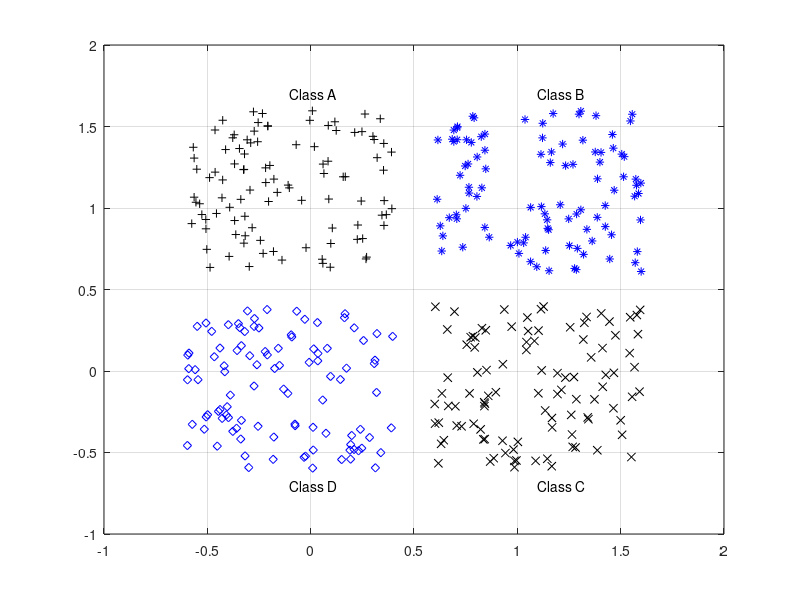

Source code (MATLAB): (Note: this script raises an error after producing the figure.)
%%%%%%%%%%%%%%%%%%%%%%%%%%%%%%%%%%%%%%%%%%%%%%%%%%%%%%%%%%%%%%%%% 
% THIS IS AN EXPERIMENT TO CREATE AND TRAIN A MULTILAYER 
% PERCEPTRON NETWORK TO ADDRESS 4-CLASS CLASSIFICATION PROBLEM.
% BORROWED FROM : (source) 
%%%%%%%%%%%%%%%%%%%%%%%%%%%%%%%%%%%%%%%%%%%%%%%%%%%%%%%%%%%%%%%%%

close all; 
clear all; 
clc;

%%%%% DEFINE 4 CLUSTERS OF INPUT DATA %%%%%%%
close all, clear all, clc, format compact
% number of samples of each class
K = 100;
% define 4 clusters of input data
q = .6; % offset of classes
A = [rand(1,K)-q; rand(1,K)+q];
B = [rand(1,K)+q; rand(1,K)+q];
C = [rand(1,K)+q; rand(1,K)-q];
D = [rand(1,K)-q; rand(1,K)-q];
% plot clusters
figure(1)
plot(A(1,:),A(2,:),'k+')
hold on
grid on
plot(B(1,:),B(2,:),'b*')
plot(C(1,:),C(2,:),'kx')
plot(D(1,:),D(2,:),'bd')
% text labels for clusters
text(.5-q,.5+2*q,'Class A')
text(.5+q,.5+2*q,'Class B')
text(.5+q,.5-2*q,'Class C')
text(.5-q,.5-2*q,'Class D')

%%%%% DEFINE OUTPUT CODING FOR ALL THE CLASSES %%%%%%%
% coding (+1/-1) of 4 separate classes
a = [-1 -1 -1 +1]';
b = [-1 -1 +1 -1]';
d = [-1 +1 -1 -1]';
c = [+1 -1 -1 -1]';

%%%%% PREPARE INPUT/OUTPUT FOR NETWORK TRAINING %%%%%%%
% define inputs (combine samples from all four classes)
P = [A B C D];
% define targets
T = [repmat(a,1,length(A)) repmat(b,1,length(B)) ...
repmat(c,1,length(C)) repmat(d,1,length(D)) ];

%%%%% CREATE AND TRAIN A MULTILAYER PERCEPTRON NETWORK %%%%%%%
% create a neural network
net = feedforwardnet([4 3]);
% train net
net.divideParam.trainRatio = 1; % training set [%]
net.divideParam.valRatio = 0; % validation set [%]
net.divideParam.testRatio = 0; % test set [%]
% train a neural network
[net,tr,Y,E] = train(net,P,T);
% show network
view(net);

%%%%%%%%% EVALUATE NETWORK PERFORMANCE AND PLOT RESULTS %%%%%%
% evaluate performance: decoding network response
[m,i] = max(T); % target class
[m,j] = max(Y); % predicted class
N = length(Y); % number of all samples
k = 0; % number of missclassified samples
if find(i-j), % if there exist missclassified samples
k = length(find(i-j)); % get a number of missclassified samples
end
fprintf('Correct classified samples: %.1f%% samples\n', 100*(N-k)/N)
% plot network output
figure;
subplot(211);
plot(T');
title('Targets');
ylim([-2 2]);
grid on;
subplot(212);
plot(Y');
title('Network response');
xlabel('# sample');
ylim([-2 2]);
grid on;

%%%%%%%%% CLASSIFICATION RESULTS FOR COMPLETE INPUT SPACE %%%%%%
% generate a grid
span = -1:.01:2;
[P1,P2] = meshgrid(span,span);
pp = [P1(:) P2(:)]';
% simualte neural network on a grid
aa = net(pp);
% plot classification regions based on MAX activation
figure(1)
m = mesh(P1,P2,reshape(aa(1,:),length(span),length(span))-5);
set(m,'facecolor',[1 0.2 .7],'linestyle','none');
hold on;
m = mesh(P1,P2,reshape(aa(2,:),length(span),length(span))-5);
set(m,'facecolor',[1 1.0 0.5],'linestyle','none');
m = mesh(P1,P2,reshape(aa(3,:),length(span),length(span))-5);
set(m,'facecolor',[.4 1.0 0.9],'linestyle','none');
m = mesh(P1,P2,reshape(aa(4,:),length(span),length(span))-5);
set(m,'facecolor',[.3 .4 0.5],'linestyle','none');
view(2);